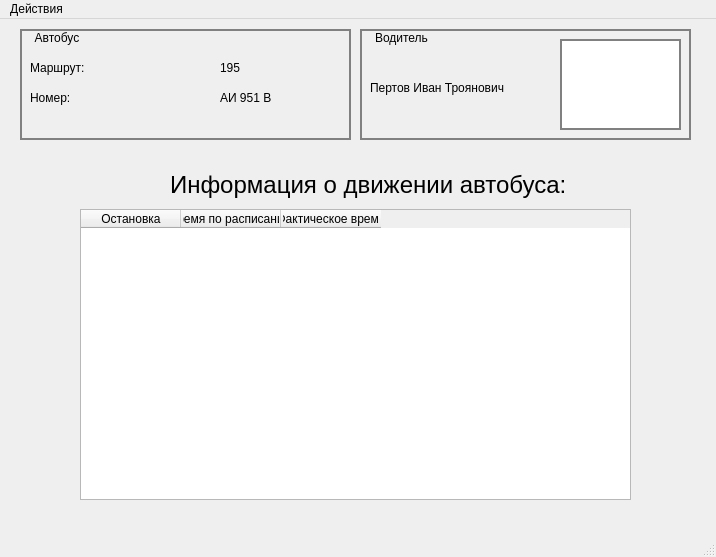
<?xml version="1.0" encoding="UTF-8"?>
<ui version="4.0">
 <class>WindowBus</class>
 <widget class="QMainWindow" name="WindowBus">
  <property name="geometry">
   <rect>
    <x>0</x>
    <y>0</y>
    <width>716</width>
    <height>557</height>
   </rect>
  </property>
  <property name="windowTitle">
   <string>Автобус</string>
  </property>
  <property name="styleSheet">
   <string notr="true">QGroupBox#MyGroupBox { 
     border: 2px solid gray; 
     border-radius: 3px; 
 } 

QGroupBox::title { 
    background-color: transparent;
     subcontrol-position: top left; /* position at the top left*/ 
     padding:2 13px;
 } </string>
  </property>
  <widget class="QWidget" name="centralwidget">
   <widget class="QGroupBox" name="groupBox_3">
    <property name="geometry">
     <rect>
      <x>20</x>
      <y>10</y>
      <width>331</width>
      <height>111</height>
     </rect>
    </property>
    <property name="sizePolicy">
     <sizepolicy hsizetype="Preferred" vsizetype="Preferred">
      <horstretch>0</horstretch>
      <verstretch>0</verstretch>
     </sizepolicy>
    </property>
    <property name="layoutDirection">
     <enum>Qt::LeftToRight</enum>
    </property>
    <property name="styleSheet">
     <string notr="true">border: 2px solid gray;</string>
    </property>
    <property name="title">
     <string>Автобус</string>
    </property>
    <property name="flat">
     <bool>false</bool>
    </property>
    <property name="checkable">
     <bool>false</bool>
    </property>
    <widget class="QLabel" name="label_3">
     <property name="geometry">
      <rect>
       <x>10</x>
       <y>30</y>
       <width>71</width>
       <height>17</height>
      </rect>
     </property>
     <property name="styleSheet">
      <string notr="true">QLabel{
	border: 0px;
}</string>
     </property>
     <property name="text">
      <string>Маршрут:</string>
     </property>
    </widget>
    <widget class="QLabel" name="label_4">
     <property name="geometry">
      <rect>
       <x>10</x>
       <y>60</y>
       <width>71</width>
       <height>17</height>
      </rect>
     </property>
     <property name="styleSheet">
      <string notr="true">QLabel{
	border: 0px;
}</string>
     </property>
     <property name="text">
      <string>Номер:</string>
     </property>
    </widget>
    <widget class="QLabel" name="labelNumberRoute">
     <property name="geometry">
      <rect>
       <x>200</x>
       <y>30</y>
       <width>71</width>
       <height>17</height>
      </rect>
     </property>
     <property name="styleSheet">
      <string notr="true">QLabel{
	border: 0px;
}</string>
     </property>
     <property name="text">
      <string>195</string>
     </property>
    </widget>
    <widget class="QLabel" name="labelNumberBus">
     <property name="geometry">
      <rect>
       <x>200</x>
       <y>60</y>
       <width>71</width>
       <height>17</height>
      </rect>
     </property>
     <property name="styleSheet">
      <string notr="true">QLabel{
	border: 0px;
}</string>
     </property>
     <property name="text">
      <string>АИ 951 В</string>
     </property>
    </widget>
   </widget>
   <widget class="QLabel" name="label_11">
    <property name="geometry">
     <rect>
      <x>170</x>
      <y>150</y>
      <width>401</width>
      <height>31</height>
     </rect>
    </property>
    <property name="font">
     <font>
      <pointsize>18</pointsize>
     </font>
    </property>
    <property name="text">
     <string>Информация о движении автобуса:</string>
    </property>
   </widget>
   <widget class="QGroupBox" name="groupBox_4">
    <property name="geometry">
     <rect>
      <x>360</x>
      <y>10</y>
      <width>331</width>
      <height>111</height>
     </rect>
    </property>
    <property name="sizePolicy">
     <sizepolicy hsizetype="Preferred" vsizetype="Preferred">
      <horstretch>0</horstretch>
      <verstretch>0</verstretch>
     </sizepolicy>
    </property>
    <property name="layoutDirection">
     <enum>Qt::LeftToRight</enum>
    </property>
    <property name="styleSheet">
     <string notr="true">border: 2px solid gray;</string>
    </property>
    <property name="title">
     <string>Водитель</string>
    </property>
    <property name="flat">
     <bool>false</bool>
    </property>
    <property name="checkable">
     <bool>false</bool>
    </property>
    <widget class="QLabel" name="labelDriverFLP">
     <property name="geometry">
      <rect>
       <x>10</x>
       <y>50</y>
       <width>181</width>
       <height>17</height>
      </rect>
     </property>
     <property name="styleSheet">
      <string notr="true">QLabel{
	border: 0px;
}</string>
     </property>
     <property name="text">
      <string>Пертов Иван Троянович</string>
     </property>
    </widget>
    <widget class="QGraphicsView" name="graphicsView_3">
     <property name="geometry">
      <rect>
       <x>200</x>
       <y>10</y>
       <width>121</width>
       <height>91</height>
      </rect>
     </property>
    </widget>
   </widget>
   <widget class="QTableWidget" name="table">
    <property name="geometry">
     <rect>
      <x>80</x>
      <y>190</y>
      <width>551</width>
      <height>291</height>
     </rect>
    </property>
    <property name="editTriggers">
     <set>QAbstractItemView::NoEditTriggers</set>
    </property>
    <attribute name="verticalHeaderVisible">
     <bool>false</bool>
    </attribute>
    <column>
     <property name="text">
      <string>Остановка</string>
     </property>
    </column>
    <column>
     <property name="text">
      <string>Время по расписанию</string>
     </property>
    </column>
    <column>
     <property name="text">
      <string>Фактическое время</string>
     </property>
    </column>
   </widget>
  </widget>
  <widget class="QMenuBar" name="menubar">
   <property name="geometry">
    <rect>
     <x>0</x>
     <y>0</y>
     <width>716</width>
     <height>25</height>
    </rect>
   </property>
   <widget class="QMenu" name="menu">
    <property name="title">
     <string>Действия</string>
    </property>
    <addaction name="actionCallDriver"/>
    <addaction name="actionCallBus"/>
   </widget>
   <addaction name="menu"/>
  </widget>
  <widget class="QStatusBar" name="statusbar"/>
  <action name="action">
   <property name="text">
    <string>Показать другие автобусы на данном маршруте</string>
   </property>
  </action>
  <action name="actionCallDriver">
   <property name="text">
    <string>Связаться с водителем</string>
   </property>
  </action>
  <action name="actionCallBus">
   <property name="text">
    <string>Сделать объявление оп громкой связи</string>
   </property>
  </action>
 </widget>
 <resources/>
 <connections/>
</ui>
